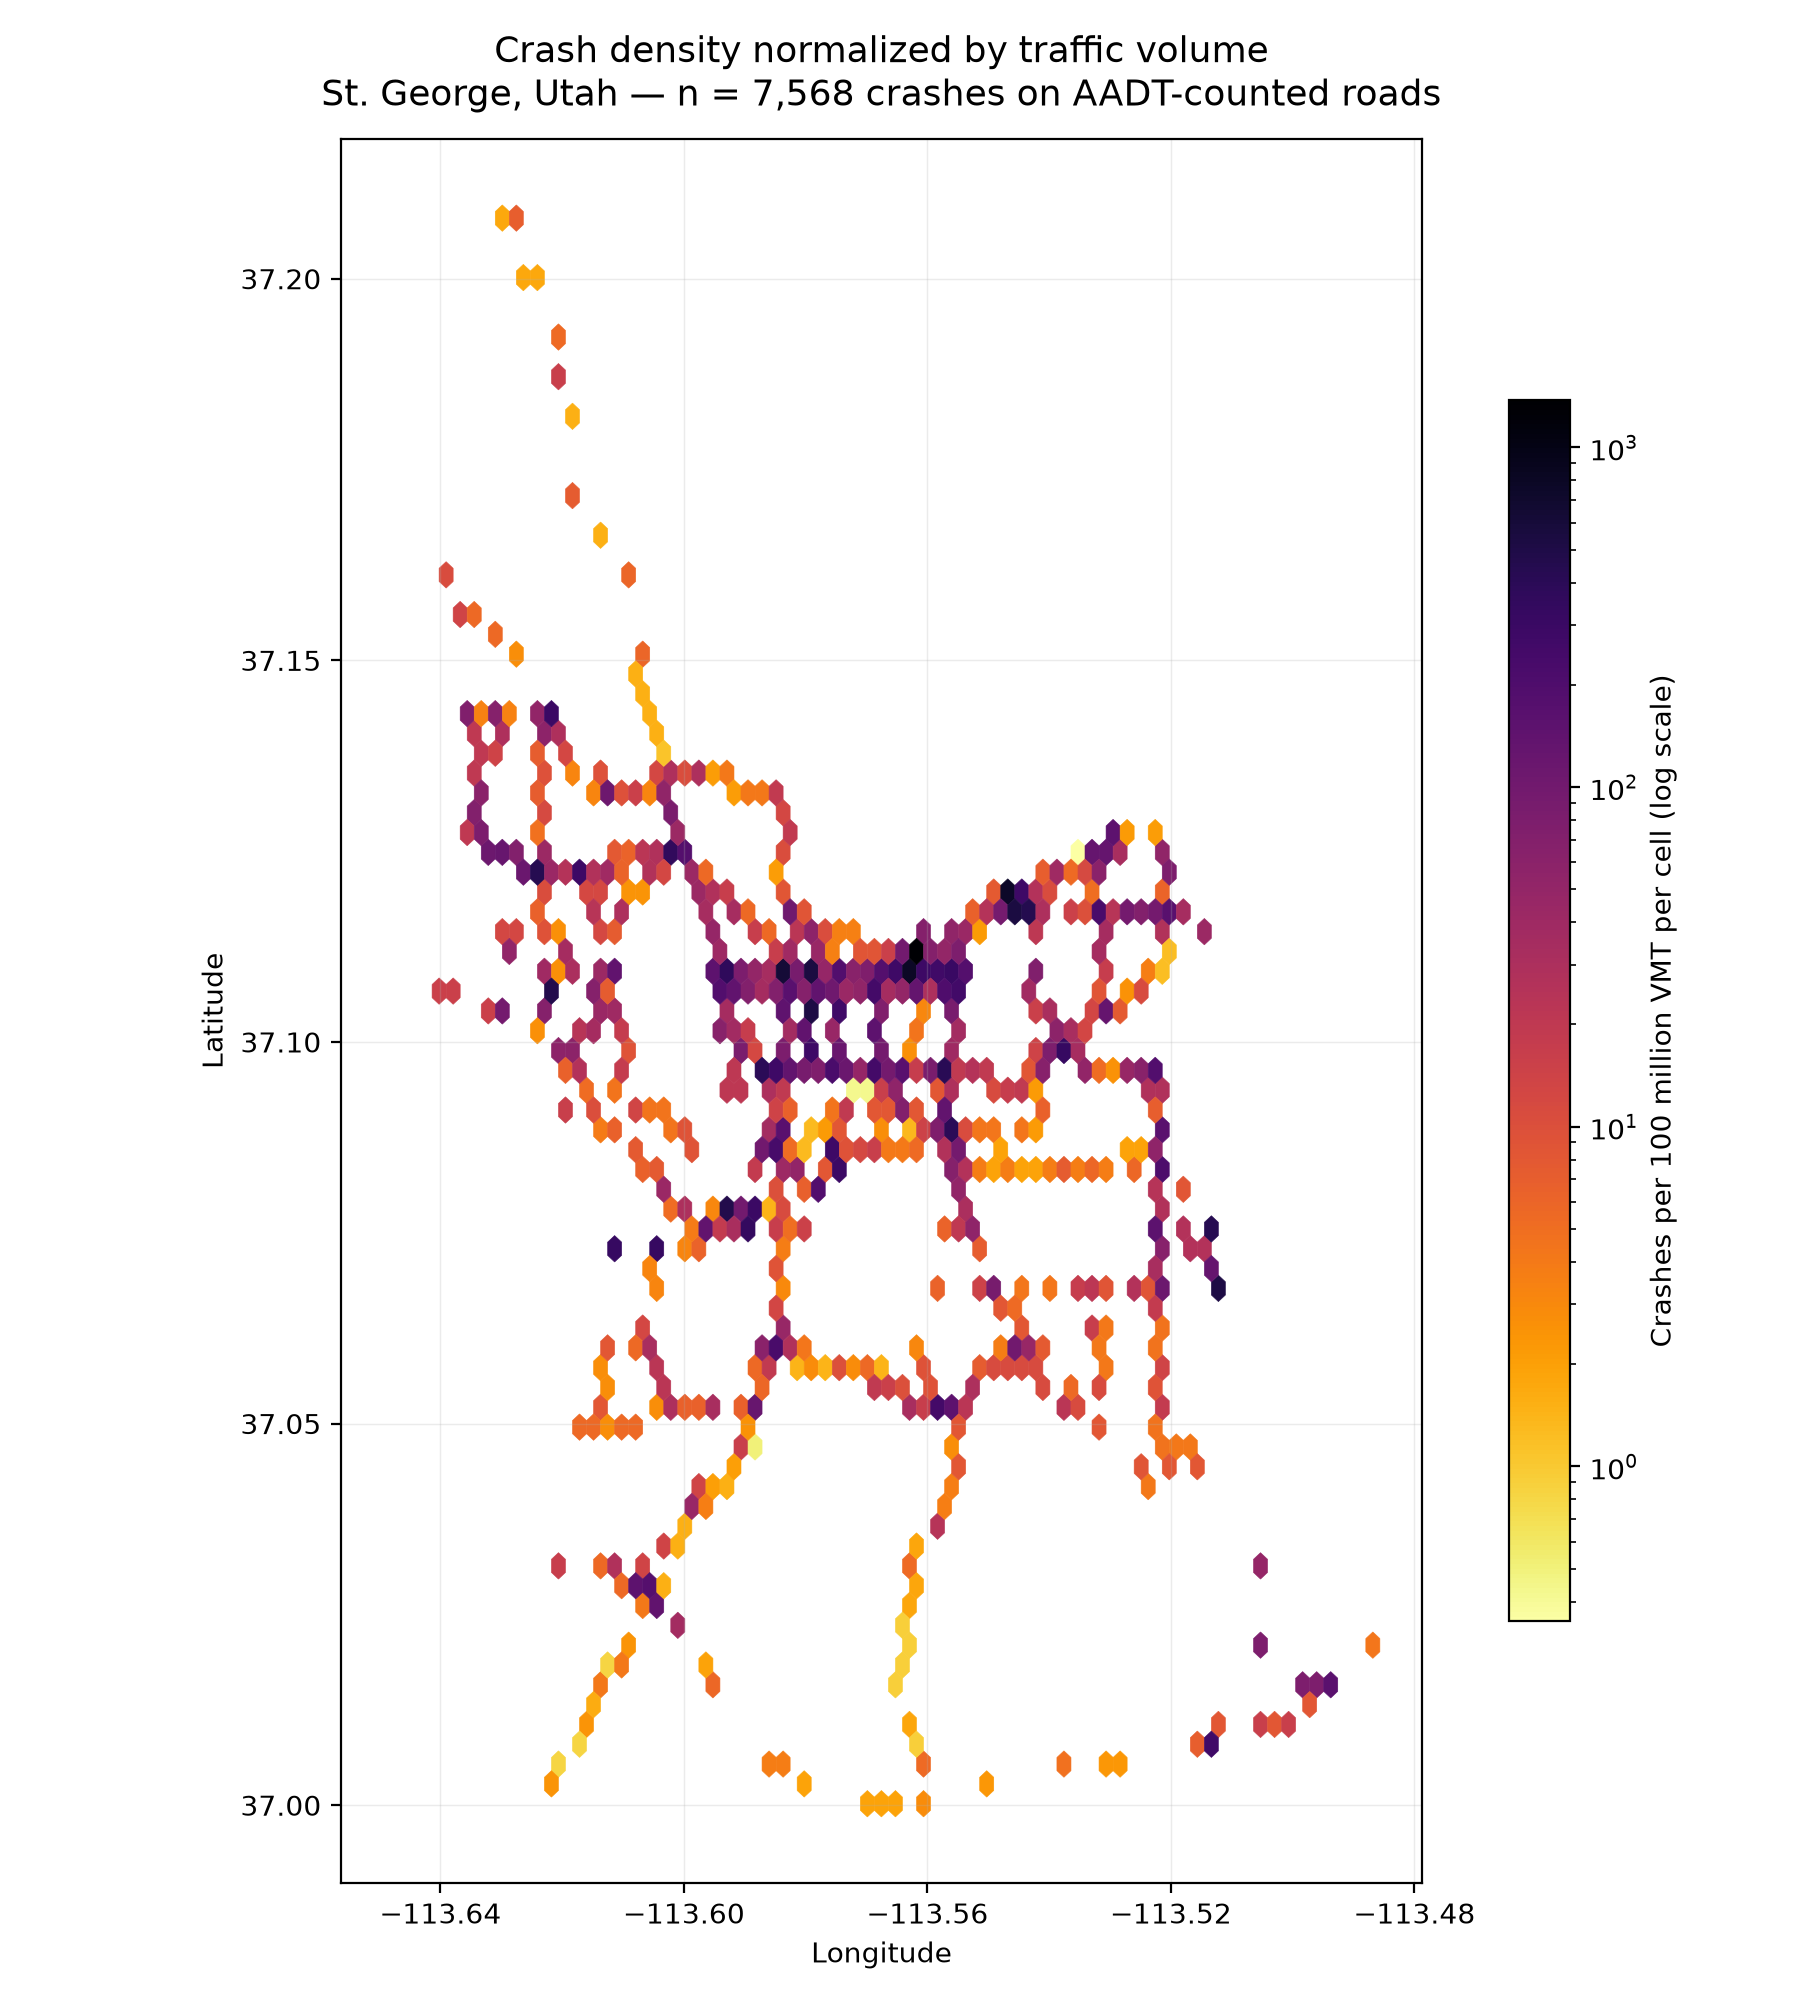

Python code for this plot:
#!/usr/bin/env python3
"""
Traffic-normalized version of crash_heatmap (same style, same map extent).

Each crash is weighted by 100,000,000 / VMT of the road segment it happened
on, instead of counting as 1. A segment's weights add up to its crash rate
per 100 million vehicle miles traveled, so hotspots show where crashes are
high *relative to traffic*, not just where traffic is heavy.

Only crashes on AADT-counted segments can be normalized (~78% of St. George
crashes; local streets and ramps have no traffic counts). Segments flagged
as having a suspect AADT count are left out. Run crashRates.py first.

Outputs (written next to this script):
    crash_heatmap_normalized.html
    crash_heatmap_normalized.png
"""

import math
from pathlib import Path

import numpy as np
import pandas as pd
import matplotlib

matplotlib.use("Agg")
import matplotlib.pyplot as plt
from matplotlib.colors import LogNorm

HERE = Path(__file__).resolve().parent
ROOT = HERE.parent
RATES_CSV = ROOT / "crashRatesBySegment.csv"
STATE_CACHE = ROOT / "data" / "StatewideCrashes.pkl"

# Leaflet's heat layer scales color linearly to the hottest point, so a handful of
# crashes on very low-volume segments would wash out everything else. Clip the
# interactive weights at this percentile; the static map uses a log scale instead.
INTERACTIVE_WEIGHT_CLIP_PCT = 95


# --------------------------------------------------------------------------
# Data prep
# --------------------------------------------------------------------------

def load_weighted_crashes():
    """St. George crashes with a normalization weight, plus all St. George
    crash coordinates (used to match the raw heatmap's extent)."""
    if not RATES_CSV.exists():
        raise SystemExit(f"{RATES_CSV} not found; run crashRates.py first.")
    segments = pd.read_csv(RATES_CSV)
    segments = segments[~segments["check_aadt"]]
    segments["weight"] = 1e8 / segments["VMT"]

    state = pd.read_pickle(STATE_CACHE)
    sg = state[state["city_geo"] == "St. George"].copy()
    sg["Latitude"] = pd.to_numeric(sg["latitude"], errors="coerce")
    sg["Longitude"] = pd.to_numeric(sg["longitude"], errors="coerce")
    sg = sg[(sg["Latitude"].abs() > 0.001) & (sg["Longitude"].abs() > 0.001)]
    all_points = sg[["Latitude", "Longitude"]]

    mainline = sg[sg["type"] == "M"].copy()
    mainline["route"] = pd.to_numeric(mainline["route"], errors="coerce")
    mainline["milePoint"] = pd.to_numeric(mainline["milePoint"], errors="coerce")
    mainline = mainline.dropna(subset=["route", "milePoint"])
    mainline["route"] = mainline["route"].astype(int)

    # Same route + milepoint matching as crashRates.py.
    matched = pd.merge_asof(
        mainline.sort_values("milePoint"),
        segments[["route", "BeginPoint", "EndPoint", "weight", "rate", "AADT", "road"]].sort_values("BeginPoint"),
        left_on="milePoint", right_on="BeginPoint", by="route", direction="backward",
    )
    matched = matched[matched["weight"].notna() & (matched["milePoint"] <= matched["EndPoint"])]
    return matched, all_points


# --------------------------------------------------------------------------
# Interactive map
# --------------------------------------------------------------------------

def build_popup(row: pd.Series) -> str:
    fields = {
        "Crash ID": row["Crash_ID"],
        "Date": row["crash_date"],
        "Severity": row["crashSeverity_label"],
        "Road": str(row["road"]).title(),
        "Segment AADT": f"{row['AADT']:,.0f}",
        "Segment crash rate": f"{row['rate']:,.1f} per 100 MVMT",
    }
    rows = "".join(
        f"<tr><td style='padding-right:8px;color:#666'>{k}</td><td><b>{v}</b></td></tr>"
        for k, v in fields.items()
    )
    return f"<table style='font-size:12px;font-family:sans-serif'>{rows}</table>"


def make_interactive_map(crashes: pd.DataFrame, all_points: pd.DataFrame, outpath: Path) -> None:
    import folium
    from folium.plugins import HeatMap, MarkerCluster

    center = [all_points["Latitude"].mean(), all_points["Longitude"].mean()]
    m = folium.Map(location=center, zoom_start=12, tiles="OpenStreetMap")

    weights = crashes["weight"].clip(upper=np.percentile(crashes["weight"], INTERACTIVE_WEIGHT_CLIP_PCT))
    HeatMap(
        np.column_stack([crashes["Latitude"], crashes["Longitude"], weights]).tolist(),
        name=f"Crash rate density ({len(crashes):,} crashes on counted roads)",
        radius=10,
        blur=14,
        min_opacity=0.3,
    ).add_to(m)

    cluster = MarkerCluster(name="Individual crashes", show=False)
    for _, row in crashes.iterrows():
        folium.Marker(
            location=[row["Latitude"], row["Longitude"]],
            popup=folium.Popup(build_popup(row), max_width=350),
            tooltip=f"{row['crashSeverity_label']} — segment rate {row['rate']:,.0f}",
        ).add_to(cluster)
    cluster.add_to(m)

    folium.LayerControl(collapsed=False).add_to(m)
    m.save(str(outpath))
    print(f"  wrote {outpath}")


# --------------------------------------------------------------------------
# Static map
# --------------------------------------------------------------------------

def make_static_map(crashes: pd.DataFrame, all_points: pd.DataFrame, outpath: Path) -> None:
    fig, ax = plt.subplots(figsize=(9, 10))

    # Use the raw heatmap's extent so both figures share the same hex grid.
    extent = (all_points["Longitude"].min(), all_points["Longitude"].max(),
              all_points["Latitude"].min(), all_points["Latitude"].max())
    hb = ax.hexbin(
        crashes["Longitude"], crashes["Latitude"], C=crashes["weight"], reduce_C_function=np.sum,
        gridsize=70, extent=extent, mincnt=1, cmap="inferno_r", norm=LogNorm(), linewidths=0.2,
    )
    fig.colorbar(hb, ax=ax, shrink=0.7, label="Crashes per 100 million VMT per cell (log scale)")

    # One degree of longitude is shorter than one of latitude by cos(lat).
    # At 37°N that is a ~20% distortion if ignored.
    mean_lat = all_points["Latitude"].mean()
    ax.set_aspect(1 / math.cos(math.radians(mean_lat)))

    ax.xaxis.set_major_locator(plt.MaxNLocator(5))
    ax.set_xlabel("Longitude")
    ax.set_ylabel("Latitude")
    ax.set_title(
        f"Crash density normalized by traffic volume\n"
        f"St. George, Utah — n = {len(crashes):,} crashes on AADT-counted roads",
        fontsize=13, pad=12,
    )
    ax.grid(alpha=0.25, linewidth=0.5, zorder=0)
    fig.tight_layout()
    fig.savefig(outpath, dpi=200)
    plt.close(fig)
    print(f"  wrote {outpath}")


# --------------------------------------------------------------------------

def main():
    crashes, all_points = load_weighted_crashes()
    print(f"Normalizing {len(crashes):,} of {len(all_points):,} St. George crashes "
          f"({len(crashes) / len(all_points):.0%}); the rest have no traffic count")
    make_interactive_map(crashes, all_points, HERE / "crash_heatmap_normalized.html")
    make_static_map(crashes, all_points, HERE / "crash_heatmap_normalized.png")


if __name__ == "__main__":
    main()
